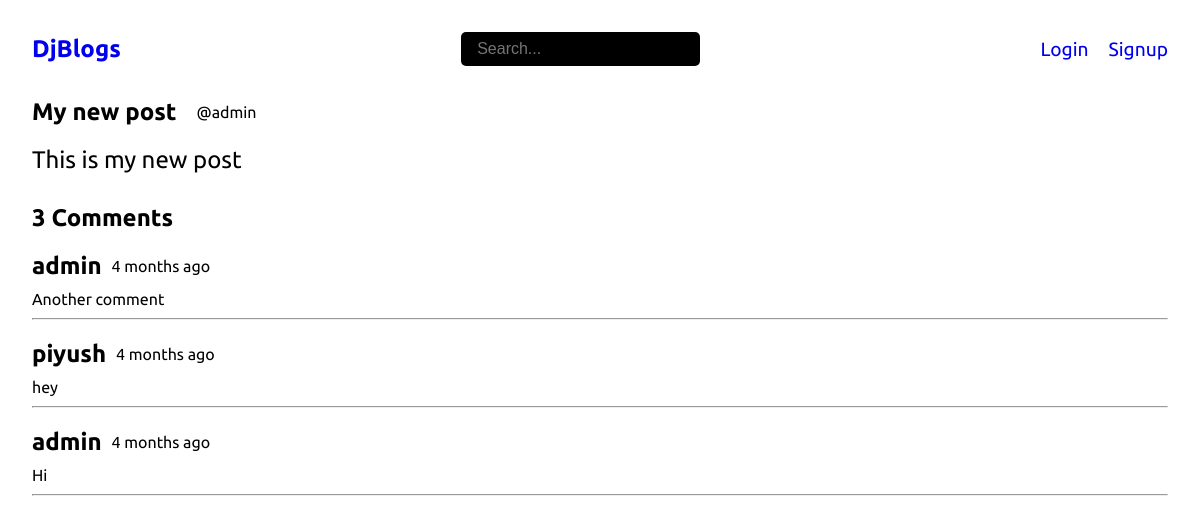
The app's page /post/4/ with its own data.
### base/models.py (models this page shows, shortened)
class Post(models.Model):
    title = models.CharField(max_length=100)
    body = models.TextField()
    author = models.ForeignKey(User, on_delete=models.CASCADE)
    created = models.DateTimeField(auto_now_add=True)
    updated = models.DateTimeField(auto_now=True)
    class Meta:
        ordering = ["-created"]

class Comment(models.Model):
    author = models.ForeignKey(User, on_delete=models.CASCADE)
    post = models.ForeignKey("Post", on_delete=models.CASCADE)
    comment = models.CharField(max_length=100)
    created = models.DateTimeField(auto_now_add=True)
    class Meta:
        ordering = ["-created"]

### base/views.py (the view, shortened to what this page needs)
# urls.py: path("post/<str:pk>/", views.getPost, name="post_detail") ,
def getPost(request, pk):
    post = Post.objects.get(id=pk)
    return render(request, "post_detail.html", { "post":post })

### templates/post_detail.html (shortened to what this page needs)
{% extends 'base.html' %}
{% load static %}
{% block content %}
    <div class="container">
        <div class="post-container">
            <div class="post-left">
                <div class="post-header">
                    <h1>{{post.title}}</h1>
                    <small>@{{post.author}}</small>
                </div>
                <p>{{post.body}}</p>
            </div>
        </div>
        <div class="comments-container">
            <h1>{{post.comment_set.all.count}} Comments</h1>
            <div class="comments-wrapper">
                {% for comment in post.comment_set.all %}
                <div class="comment">
                    <div class="comment-header">
                        <h1>{{comment.author}}</h1>
                        <p>{{comment.created|timesince}} ago</p>
                    </div>
                    <p>{{comment.comment}}</p>
                </div>
                <hr />
                {% endfor %}
            </div>
        </div>
    </div>
{% endblock content %}

### static/css/styles.css (style rules this page uses)
* { margin: 0; padding: 0; box-sizing: border-box; }
html { overflow: hidden; }
body { font-family: 'Ubuntu', sans-serif; overflow: hidden; }
.container { padding: 0 2rem; padding-bottom: 10px; }
.post-container .post-header { display: flex; align-items: center; }
.post-container .post-header h1 { font-size: 1.5rem; }
.post-container .post-header small { margin-left: 20px; font-size: 1rem; }
.post-container p { font-size: 1.5rem; margin-top: 20px; }
.post-container { display: flex; justify-content: space-between; align-items: center; }
.comments-container { margin-top: 30px; }
.comments-container h1 { font-size: 1.5rem; margin-bottom: 10px; }
.comment { margin-top: 20px; }
.comment-header { display: flex; align-items: center; }
.comment-header p { margin-left: 10px; }
.comments-wrapper p { margin-bottom: 10px; }

### records on screen
Post: title "My new post", author "admin", body "This is my new post", comment_set.all.count "3"
Comment: author "admin", created "4 months", comment "Another comment"
Comment: author "piyush", created "4 months", comment "hey"
Comment: author "admin", created "4 months", comment "Hi"
